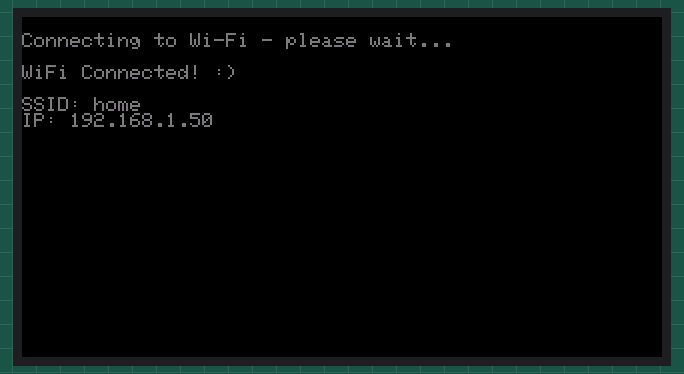
The program below on a simulated ESP32-S3. On the bench: 320×170 colour display. WiFi joins after 1.5 s; servers stay silent unless stated; the local clock reads 2024-03-15 10:24:30 at power-on unless the program sets it.

Above: at 1.8 s.
At 3.8 s:
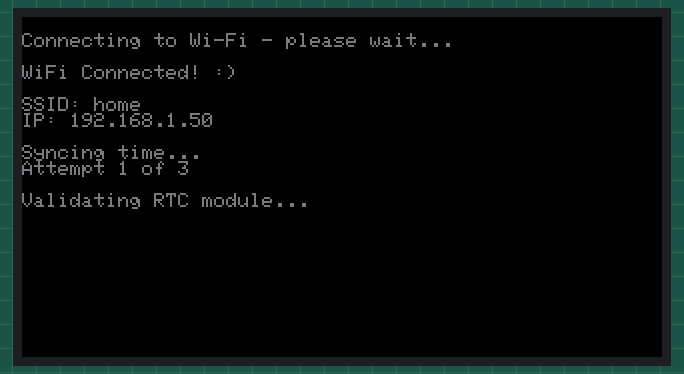
At 4.8 s:
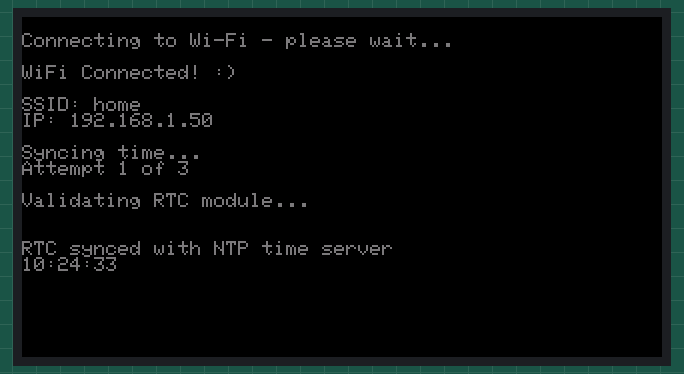
At 6.8 s:
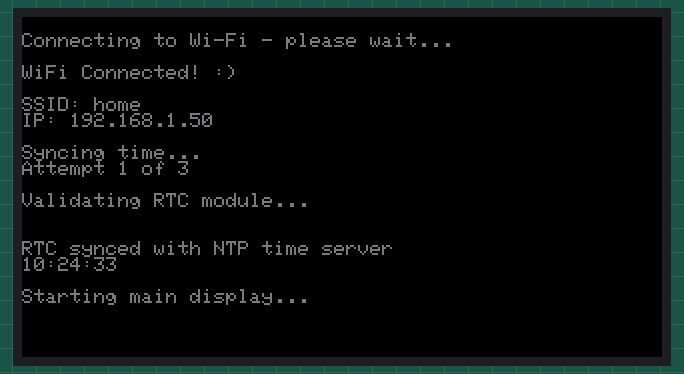
At 9.0 s:
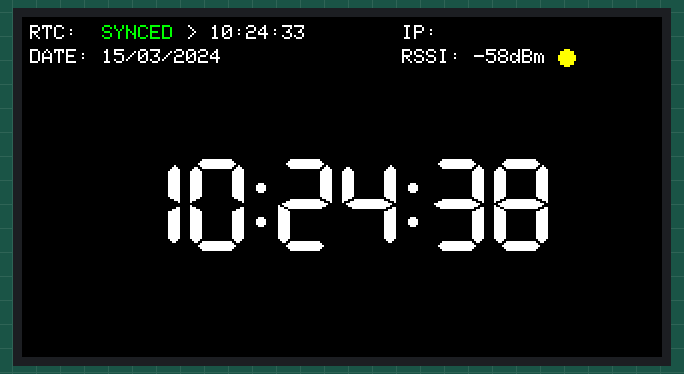
At 38.9 s:
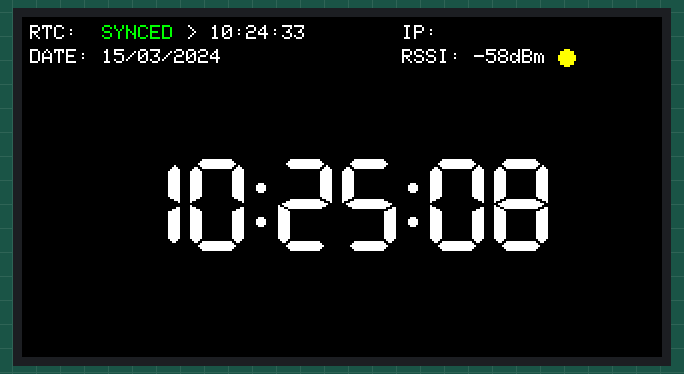

The program:

main.cpp
```cpp
/*************************************************************
******************* INCLUDES & DEFINITIONS *******************
**************************************************************/

// Board libraries
#include <Arduino.h>
#include <WiFi.h>
#include <WiFiManager.h>
#include <HTTPClient.h>
#include <ThreeWire.h>
#include <RtcDS1302.h>
#include <TFT_eSPI.h>

// Pin definitions
#include "pins.h"


// RTC Module connections
#define RST  PIN_GPIO_3
#define DAT  PIN_GPIO_13
#define CLK  PIN_GPIO_12

// Initialize RtcDS1302
ThreeWire myWire(DAT, CLK, RST); // IO, SCLK, CE
RtcDS1302<ThreeWire> Rtc(myWire);

// Initialize TFT display
TFT_eSPI lcd = TFT_eSPI();
TFT_eSprite sprite = TFT_eSprite(&lcd);

// NTP settings
const char* ntpServer = "pool.ntp.org";
//#################### EDIT THIS SECTION ###################
const long gmtOffset = 2; // adjust for your timezone
const int dstOffset = 0;  // adjust for daylight saving
//##########################################################

// Timing variables
unsigned long previousDisplayMillis = 0;
unsigned long previousSyncMillis = 0;
const long displayInterval = 1000; // 1 second display update
const long syncInterval = 600000;  // 10 minutes (600,000ms) NTP sync
String lastResponseTime = "";      // store the last response string

// Sync tracking
enum SyncState {
  SYNC_FAILED,
  SYNC_SUCCESS
};
SyncState rtcSyncState = SYNC_FAILED; // start in failed state until first successful sync

// Get time as a string
String getTimeString() {
  RtcDateTime now = Rtc.GetDateTime();
  char buf[9];
  snprintf(buf, sizeof(buf), "%02d:%02d:%02d",
           now.Hour(), now.Minute(), now.Second());
  return String(buf);
}

// Get date as a string
String getDateString() {
  RtcDateTime now = Rtc.GetDateTime();
  char buf[11];
  snprintf(buf, sizeof(buf), "%02d/%02d/%04d",
           now.Day(), now.Month(), now.Year());
  return String(buf);
}

// Get Wi-Fi signal strength as a string
String getWifiRSSI() {
  long rssi = WiFi.RSSI();
  return String(rssi) + "dBm";
}

// Signal quality colour indicators
uint16_t getWifiQualityColour(long rssi) {
  if (WiFi.status() != WL_CONNECTED) return TFT_DARKGREY; // dark grey if disconnected
  if (rssi >= -50) return TFT_GREEN;       // excellent - green
  else if (rssi >= -70) return TFT_YELLOW; // okay - yellow
  else return TFT_RED;                     // poor - red
}

// IP address as a string
String ipString = "";


/*************************************************************
********************** HELPER FUNCTIONS **********************
**************************************************************/

// Function to sync time with NTP server
void syncWithNTP() {
  configTime(gmtOffset * 3600, dstOffset * 3600, ntpServer);

  struct tm timeinfo;
  if (!getLocalTime(&timeinfo, 5000)) { // Wait up to 5 seconds
    lastResponseTime = "compiled";
    rtcSyncState = SYNC_FAILED;
    return;
  }

  // Create new time object
  RtcDateTime newTime(
    timeinfo.tm_year + 1900,
    timeinfo.tm_mon + 1,
    timeinfo.tm_mday,
    timeinfo.tm_hour,
    timeinfo.tm_min,
    timeinfo.tm_sec
  );

  // Set the new time
  Rtc.SetDateTime(newTime);

  // Update success state and message
  lastResponseTime = getTimeString();
  rtcSyncState = SYNC_SUCCESS;
}

// Function to draw the display
void drawDisplay() {
  sprite.fillSprite(TFT_BLACK);

  // Draw time in the middle (font 7)
  sprite.drawString(getTimeString(), 50, 70, 7); // 00:00:00

  // Display RTC sync state label
  sprite.setTextSize(1);
  sprite.setTextColor(TFT_WHITE, TFT_BLACK);
  sprite.drawString("RTC:", 4, 4);

  // RTC sync state
  sprite.setTextColor(rtcSyncState == SYNC_SUCCESS ? TFT_GREEN : TFT_RED, TFT_BLACK);
  sprite.drawString(rtcSyncState == SYNC_SUCCESS ? "SYNCED" : "FAILED", 40, 4);
  sprite.setTextColor(TFT_WHITE, TFT_BLACK);
  sprite.drawString("> " + lastResponseTime, 82, 4);

  // Display date (DD/MM/YYYY)
  sprite.drawString("DATE: " + getDateString(), 4, 16);

  // Display IP address & Wi-Fi strength with quality indicator
  String rssiString;
  long rssi = 0; // initialize rssi variable

  if (WiFi.status() == WL_CONNECTED) {
    rssi = WiFi.RSSI(); // get actual RSSI value
    rssiString = "RSSI: " + String(rssi) + "dBm";
    sprite.drawString("IP:   " + ipString, 190, 4);
  }
  else {
    rssiString = "WiFi: DISCONNECTED";
    sprite.drawString("IP:   DISCONNECTED", 190, 4);
  }

  sprite.drawString(rssiString, 190, 16);
  sprite.fillCircle(190 + sprite.textWidth(rssiString) + 10, 20, 4, getWifiQualityColour(rssi)); // pass actual rssi value

  // Push to display
  sprite.pushSprite(0,0);
}


/*************************************************************
*********************** MAIN FUNCTIONS ***********************
**************************************************************/

// SETUP
void setup() {
  // Initialize hardware
  pinMode(PIN_POWER_ON, OUTPUT);
  digitalWrite(PIN_POWER_ON, HIGH);

  // Initialize display
  lcd.init();
  lcd.setRotation(3);
  analogWrite(PIN_LCD_BL, 80); // set brightness 80/255
  lcd.fillScreen(TFT_BLACK);
  lcd.setTextColor(0x7BCF, TFT_BLACK); // converted from #787878
  sprite.createSprite(320, 170);

  // Display initial message
  lcd.println("\nConnecting to Wi-Fi - please wait...\n");

  // Create an instance of WiFiManager
  WiFiManager wifiManager;
  wifiManager.setConnectTimeout(10);
  wifiManager.setConnectRetries(3);
  wifiManager.setConfigPortalTimeout(0);

  // Callback for config portal
  wifiManager.setAPCallback([](WiFiManager *wm) {
    lcd.println("AP unreachable or not yet configured.\n\n");
    lcd.println("A Wi-Fi network has been created:\n");
    lcd.println("SSID:     T-Display-S3\n");
    lcd.println("Password: 123456789\n\n");
    lcd.println("Connect and navigate to: 192.168.4.1\n");
    lcd.println("in a browser to setup your Wi-Fi.\n\n");
  });

  // Callback for a saved config
  wifiManager.setSaveConfigCallback([]() {
    lcd.println("Configuration saved, rebooting...");
    delay(2000);
    ESP.restart();
  });

  // This will block until connected to saved network or after config
  wifiManager.autoConnect("T-Display-S3", "123456789");

  // Wi-Fi connected :)
  lcd.println("WiFi Connected! :)\n");
  lcd.print("SSID: ");
  lcd.println(WiFi.SSID());
  lcd.print("IP: ");
  lcd.println(WiFi.localIP());
  delay(2000);

  // Time sync message
  lcd.println("\nSyncing time...");

  // Initialize RTC
  Rtc.Begin();

  // Initial NTP sync with retry logic
  bool syncSuccess = false;
  int retryCount = 0;
  const int maxRetries = 3;

  while (!syncSuccess && retryCount < maxRetries) {
    lcd.printf("Attempt %d of %d\n", retryCount + 1, maxRetries);
    syncWithNTP();

    if (rtcSyncState == SYNC_SUCCESS) {
      syncSuccess = true;
    } else {
      retryCount++;
      delay(2000); // wait 2 seconds before retrying
    }
  }

  // RTC message
  lcd.println("\nValidating RTC module...\n");
  delay(1000);

  // Validate RTC
  RtcDateTime compiled = RtcDateTime(__DATE__, __TIME__);

  if (!Rtc.IsDateTimeValid()) {
    lcd.println("\nRTC lost confidence in the DateTime!\nUsing compiled time");
    Rtc.SetDateTime(compiled);
    rtcSyncState = SYNC_FAILED;
    lastResponseTime = "compiled";
  }
  else {
    if (rtcSyncState == SYNC_SUCCESS) {
      lcd.println("\nRTC synced with NTP time server");
      lcd.println(lastResponseTime);
    }
    else {
      lcd.println("\nRTC has valid time but NTP sync failed");
    }
  }

  if (Rtc.GetIsWriteProtected()) {
    lcd.println("\nRTC was write protected, enabling writing now");
    Rtc.SetIsWriteProtected(false);
  }

  if (!Rtc.GetIsRunning()) {
    lcd.println("\nRTC was not actively running, starting now");
    Rtc.SetIsRunning(true);
  }
  delay(2000);

  lcd.println("\nStarting main display...");
  delay(2000);
}

// MAIN LOOP
void loop() {
  unsigned long currentMillis = millis();

  // Check WiFi status and reconnect if needed
  if (WiFi.status() != WL_CONNECTED) {
    static unsigned long lastReconnectAttempt = 0;
    if (currentMillis - lastReconnectAttempt >= 10000) { // try every 10 seconds
      lastReconnectAttempt = currentMillis;
      WiFi.reconnect();

      // Update IP string if reconnection succeeds
      if (WiFi.status() == WL_CONNECTED) {
        ipString = WiFi.localIP().toString();
      }
    }
  }

  // Update display every second
  if (currentMillis - previousDisplayMillis >= displayInterval) {
    previousDisplayMillis = currentMillis;
    drawDisplay();
  }

  // Sync with NTP every 10 minutes
  if (currentMillis - previousSyncMillis >= syncInterval) {
    previousSyncMillis = currentMillis;
    syncWithNTP();
  }
}
```

pins.h
```cpp
// T-Display-S3 pin mapping
#pragma once

#define PIN_GPIO_1     1
#define PIN_GPIO_2     2
#define PIN_GPIO_3     3
#define PIN_GPIO_10    10
#define PIN_GPIO_11    11
#define PIN_GPIO_12    12
#define PIN_GPIO_13    13

#define PIN_GPIO_43    43
#define PIN_GPIO_44    44
#define PIN_GPIO_18    18
#define PIN_GPIO_17    17
#define PIN_GPIO_21    21
#define PIN_GPIO_16    16

#define PIN_LCD_BL     38

#define PIN_LCD_D0     39
#define PIN_LCD_D1     40
#define PIN_LCD_D2     41
#define PIN_LCD_D3     42
#define PIN_LCD_D4     45
#define PIN_LCD_D5     46
#define PIN_LCD_D6     47
#define PIN_LCD_D7     48

#define PIN_POWER_ON   15
#define PIN_BAT_VOLT   4

#define PIN_LCD_RES    5
#define PIN_LCD_CS     6
#define PIN_LCD_DC     7
#define PIN_LCD_WR     8
#define PIN_LCD_RD     9

#define PIN_BUTTON_1   0
#define PIN_BUTTON_2   14

#define PIN_IIC_SCL    17
#define PIN_IIC_SDA    18
```

Measured:
- what the display in image 0 shows lasts 2.0 s, from 1.7 s to 3.7 s
- what the display in image 1 shows lasts 1.0 s, from 3.7 s to 4.7 s
- what the display in image 3 shows lasts 2.2 s, from 6.7 s to 8.9 s
- what the display in image 4 shows lasts 0.9 s, from 8.9 s to 9.8 s
